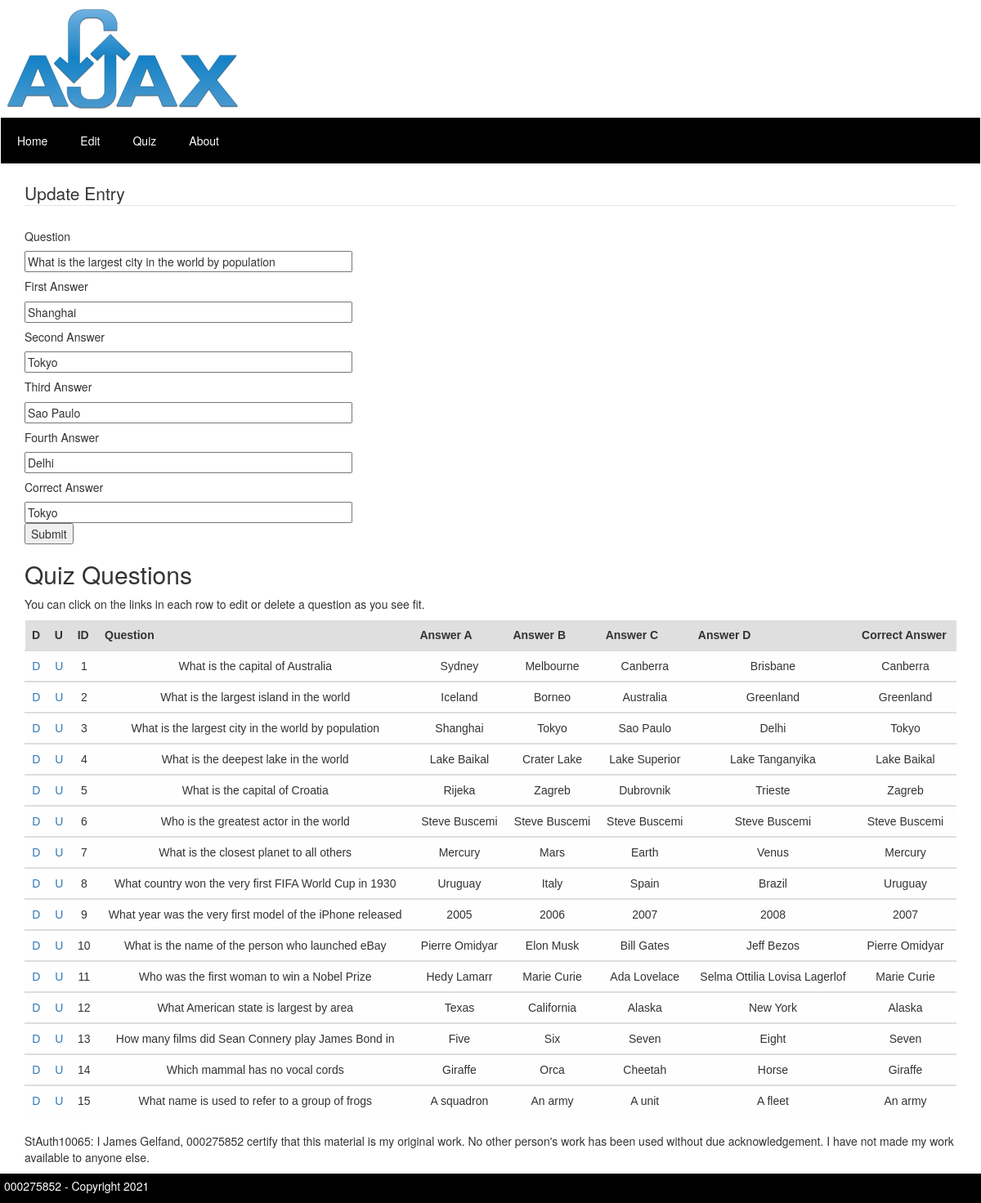
The app's page /index.php?/EditController/update/3 with its own data.
### tables this page shows
CREATE TABLE IF NOT EXISTS `quiz` (
  `id` int NOT NULL AUTO_INCREMENT,
  `question` varchar(140) NOT NULL,
  `answer_a` varchar(50) NOT NULL,
  `answer_b` varchar(50) NOT NULL,
  `answer_c` varchar(50) NOT NULL,
  `answer_d` varchar(50) NOT NULL,
  `correct_answer` varchar(50) NOT NULL,
  PRIMARY KEY (`id`)
);

### application/libraries/Template.php (called while the page is built, shortened)
<?php  if ( ! defined('BASEPATH')) exit('No direct script access allowed');
class Template
{
    function show($view, $args = NULL)
    {
        $CI =& get_instance();
        $CI->load->view('header',$args);
        $CI->load->view('navigation',$args);
        $CI->load->view($view, $args);
    }
}
?>

### application/controllers/EditController.php (called while the page is built, shortened)
<?php
class EditController extends CI_Controller {
  var $TPL;
  public function __construct()
  {
    $this->TPL['success'] = false;
    $this->TPL['error'] = false;
    $this->TPL['update'] = false;
    $this->TPL['newentry'] = false;
  }
  private function display()
  {
    $query = $this->db-> query("SELECT * FROM quiz ORDER BY id ASC;");
    $this->TPL['listing'] = $query->result_array();
    $this->template->show('edit_view', $this->TPL);
  }
  public function update($id)
  {
    $query = $this->db->query("SELECT * FROM quiz where id = '$id';");
    $this->TPL['entry'] = $query->result_array()[0];
    $this->TPL['update'] = true;
    $this->display();
  }
}
?>

### index.php (called while the page is built, shortened)
<?php
require_once BASEPATH.'core/CodeIgniter.php';

### application/views/edit_view.php (the view, shortened to what this page needs)
<html>
      <div class="container" id="formBlock">
         <?php if ($update) { ?>
            <?= form_open("EditController/updateentry/" . $entry['id']) ?>
            <?= form_fieldset("Update Entry"); ?>
               <h5>Question</h5>
               <input type="text" name="question" id="question" value="<?php echo $entry['question'] ?>" size="50" />
               <h5>First Answer</h5>
               <input type="text" name="answer_a" id="answer_a" value="<?php echo $entry['answer_a'] ?>" size="50" />
               <h5>Second Answer</h5>
               <input type="text" name="answer_b" id="answer_b" value="<?php echo $entry['answer_b'] ?>" size="50" />
               <h5>Third Answer</h5>
               <input type="text" name="answer_c" id="answer_c" value="<?php echo $entry['answer_c'] ?>" size="50" />
               <h5>Fourth Answer</h5>
               <input type="text" name="answer_d" id="answer_d" value="<?php echo $entry['answer_d'] ?>" size="50" />
               <h5>Correct Answer</h5>
               <input type="text" name="correct_answer" id="correct_answer" value="<?php echo $entry['correct_answer'] ?>" size="50" />
               <div><input type="submit" name="quizsubmit" id="quizsubmit" value="Submit" /></div>
            </form>
         <?php }
          ?>
      </div>
      <div class="container" id="questionBlock">
        <h2>Quiz Questions</h2>
        <p>You can click on the links in each row to edit or delete a question as you see fit.</p>
        <table class="table table-hover">
           <thead>
               <tr>
                  <th>D</th>
                  <th>U</th>
                  <th>ID</th>
                  <th>Question</th>
                  <th>Answer A</th>
                  <th>Answer B</th>
                  <th>Answer C</th>
                  <th>Answer D</th>
                  <th>Correct Answer</th>
               </tr>
            </thead>
         <?php foreach ($listing as $row) { ?>
            <tbody>
               <tr>
                  <td><a href="<?= base_url() ?>index.php?/EditController/delete/<?= $row['id']?>">D</a></td>
                  <td><a href="<?= base_url() ?>index.php?/EditController/update/<?= $row['id']?>">U</a></td>
                  <td><?= $row['id']?></td>
                  <td><?= $row['question']?></td>
                  <td><?= $row['answer_a']?></td>
                  <td><?= $row['answer_b']?></td>
                  <td><?= $row['answer_c']?></td>
                  <td><?= $row['answer_d']?></td>
                  <td><?= $row['correct_answer']?></td>
               </tr>
            </tbody>
         <?php } ?>
         </table>
      </div>
      <div class="container">
        <p>StAuth10065: I James Gelfand, 000275852 certify that this material is my original work. No other person's work has been used without due acknowledgement. I have not made my work available to anyone else.</p>
      </div>
</html>

### assets/css/main.css (style rules this page uses)
table { color: #333; font-family: Helvetica, Arial, sans-serif; width: 1024px; border-collapse: collapse; border-spacing: 0; }
td, th { border: 1px solid transparent; height: 30px; transition: all 0.3s; }
th { background: #DFDFDF; font-weight: bold; }
td { background: #FAFAFA; text-align: center; }
tr:nth-child(odd) td { background: #FEFEFE; }

### records on screen
quiz: question "What is the largest city in the world by population", answer_a "Shanghai", answer_b "Tokyo", answer_c "Sao Paulo", answer_d "Delhi", correct_answer "Tokyo", id "3"
quiz: id "1", question "What is the capital of Australia", answer_a "Sydney", answer_b "Melbourne", answer_c "Canberra", answer_d "Brisbane", correct_answer "Canberra"
quiz: id "2", question "What is the largest island in the world", answer_a "Iceland", answer_b "Borneo", answer_c "Australia", answer_d "Greenland", correct_answer "Greenland"
quiz: id "4", question "What is the deepest lake in the world", answer_a "Lake Baikal", answer_b "Crater Lake", answer_c "Lake Superior", answer_d "Lake Tanganyika", correct_answer "Lake Baikal"
quiz: id "5", question "What is the capital of Croatia", answer_a "Rijeka", answer_b "Zagreb", answer_c "Dubrovnik", answer_d "Trieste", correct_answer "Zagreb"
quiz: id "6", question "Who is the greatest actor in the world", answer_a "Steve Buscemi", answer_b "Steve Buscemi", answer_c "Steve Buscemi", answer_d "Steve Buscemi", correct_answer "Steve Buscemi"
quiz: id "7", question "What is the closest planet to all others", answer_a "Mercury", answer_b "Mars", answer_c "Earth", answer_d "Venus", correct_answer "Mercury"
quiz: id "8", question "What country won the very first FIFA World Cup in 1930", answer_a "Uruguay", answer_b "Italy", answer_c "Spain", answer_d "Brazil", correct_answer "Uruguay"
quiz: id "9", question "What year was the very first model of the iPhone released", answer_a "2005", answer_b "2006", answer_c "2007", answer_d "2008", correct_answer "2007"
quiz: id "10", question "What is the name of the person who launched eBay", answer_a "Pierre Omidyar", answer_b "Elon Musk", answer_c "Bill Gates", answer_d "Jeff Bezos", correct_answer "Pierre Omidyar"
quiz: id "11", question "Who was the first woman to win a Nobel Prize", answer_a "Hedy Lamarr", answer_b "Marie Curie", answer_c "Ada Lovelace", answer_d "Selma Ottilia Lovisa Lagerlof", correct_answer "Marie Curie"
quiz: id "12", question "What American state is largest by area", answer_a "Texas", answer_b "California", answer_c "Alaska", answer_d "New York", correct_answer "Alaska"
quiz: id "13", question "How many films did Sean Connery play James Bond in", answer_a "Five", answer_b "Six", answer_c "Seven", answer_d "Eight", correct_answer "Seven"
quiz: id "14", question "Which mammal has no vocal cords", answer_a "Giraffe", answer_b "Orca", answer_c "Cheetah", answer_d "Horse", correct_answer "Giraffe"
quiz: id "15", question "What name is used to refer to a group of frogs", answer_a "A squadron", answer_b "An army", answer_c "A unit", answer_d "A fleet", correct_answer "An army"

### other values on screen
form_fieldset("Update Entry") "Update Entry"
